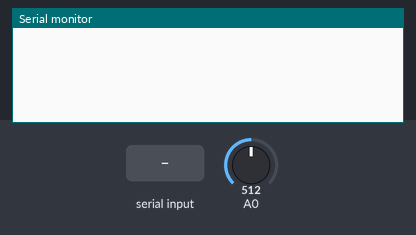
Simulated run of this sketch. Board: Arduino Uno, built with avr-gcc and run on an emulated ATmega328P. On the bench: the last lines printed to the serial monitor. The test bench sets the inputs (shaded band); at power-on: A0 = 512.

Above: at 1.2 s.
1.3 s: "a" received over Serial
At 1.41 s:
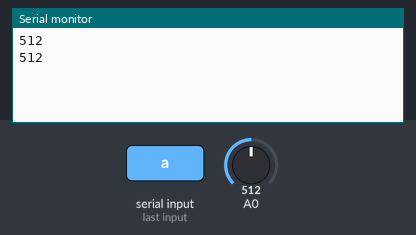
3.2 s: A0 set to 716
At 3.21 s:
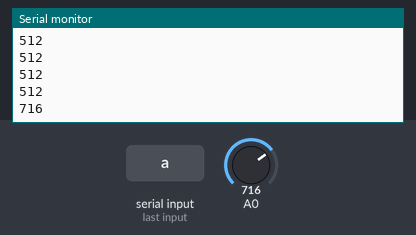
4.7 s: A0 set to 900
At 4.71 s:
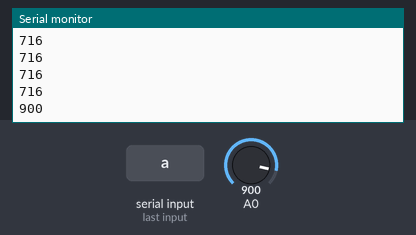
Timing chart, 0 to 7.7 s (numbered marks = the images above; inputs shaded):
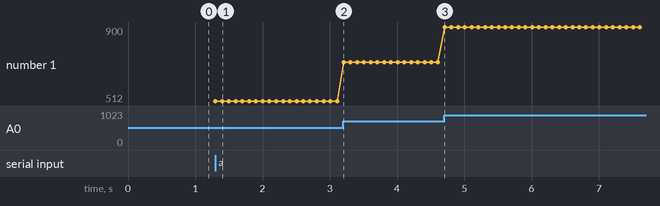

Measured:
- after the input at 1.3 s, the serial monitor: prints a new line at once (image 1)
- after the input at 3.2 s, the serial monitor: prints a new line at once (image 2)
- after the input at 4.7 s, the serial monitor: prints a new line at once (image 3)
- plotted number 1: 512 → 716 after the input at 3.2 s, 716 → 900 after the input at 4.7 s

The sketch:

Arduino_AnalogRead_Processing.ino
```cpp
// Exemplo de comunicação entre o Arduino e o Processing.
// O Arduino mede dados do ADC usando a função analogRead(), realizando
// as medições em uma taxa de amostragem conhecida e enviando
// continuamente os valores medidos pela porta serial. O Processing
// realiza a leitura dos dados da porta serial e apresenta os mesmos
// em um gráfico.
//
// A frequência de aquisição do Arduino pode ser alterada através de
// comandos enviados pelo Processing através da porta serial.
//
// Criado por: Erick Dario León Bueno de Camargo, 2023

// Frequencia de amostragem desejada, em Hz. Usar valores entre 1 e 2000:
long frequencia = 10;

unsigned long atraso_us;

int medida;
unsigned long tempo_atual, tempo_anterior;
byte comando;

bool coleta = false;

////////////////////////////////////////////////////////////////////////////////
// Esta função só roda quando chamada
void verifica_comandos() {
  if(Serial.available()){
    comando = Serial.read();

    switch (comando) {
      case 'a':            // inicia coleta
        coleta = true;
        break;

      case 'b':            // interrompe coleta
        coleta = false;
        break;

      case '1':            // altera frequencia
        frequencia = 10;
        break;

      case '2':            // altera frequencia
        frequencia = 20;
        break;

      case '3':            // altera frequencia
        frequencia = 30;
        break;

      case '4':            // altera frequencia
        frequencia = 40;
        break;

      case '5':            // altera frequencia
        frequencia = 50;
        break;

      case '6':            // altera frequencia
        frequencia = 60;
        break;

      case '7':            // altera frequencia
        frequencia = 70;
        break;

      case '8':            // altera frequencia
        frequencia = 80;
        break;

      case '9':            // altera frequencia
        frequencia = 100;
        break;

      default: // comando não reconhecido
        break;
    }
    atraso_us = (1000000.0/frequencia);
  }
}

////////////////////////////////////////////////////////////////////////////////
// Esta função só roda uma vez, no início
void setup() {
  Serial.begin(115200);
  atraso_us = (1000000.0/frequencia);
  tempo_anterior = micros();
}

////////////////////////////////////////////////////////////////////////////////
// Esta função se repete indefinidamente
void loop() {

  if (coleta) {
    tempo_atual = micros();

    // o abs() evita problemas com overflow da função micros()
    if (abs(tempo_atual - tempo_anterior) > atraso_us) {
      tempo_anterior = tempo_atual;
      medida = analogRead(A0);
      Serial.println(medida);
    }
  }

  verifica_comandos();
}
```
